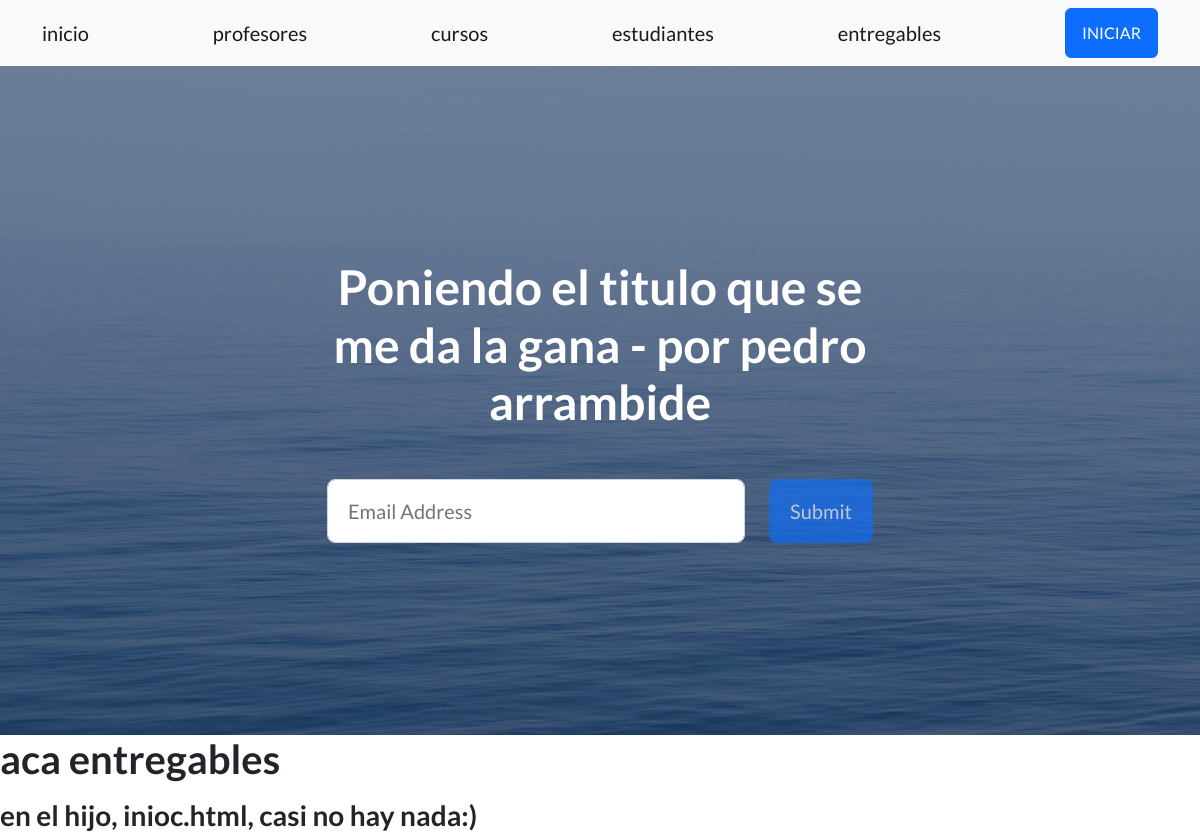
/AppCoder/entregables, run on an earlier commit of the app's database.
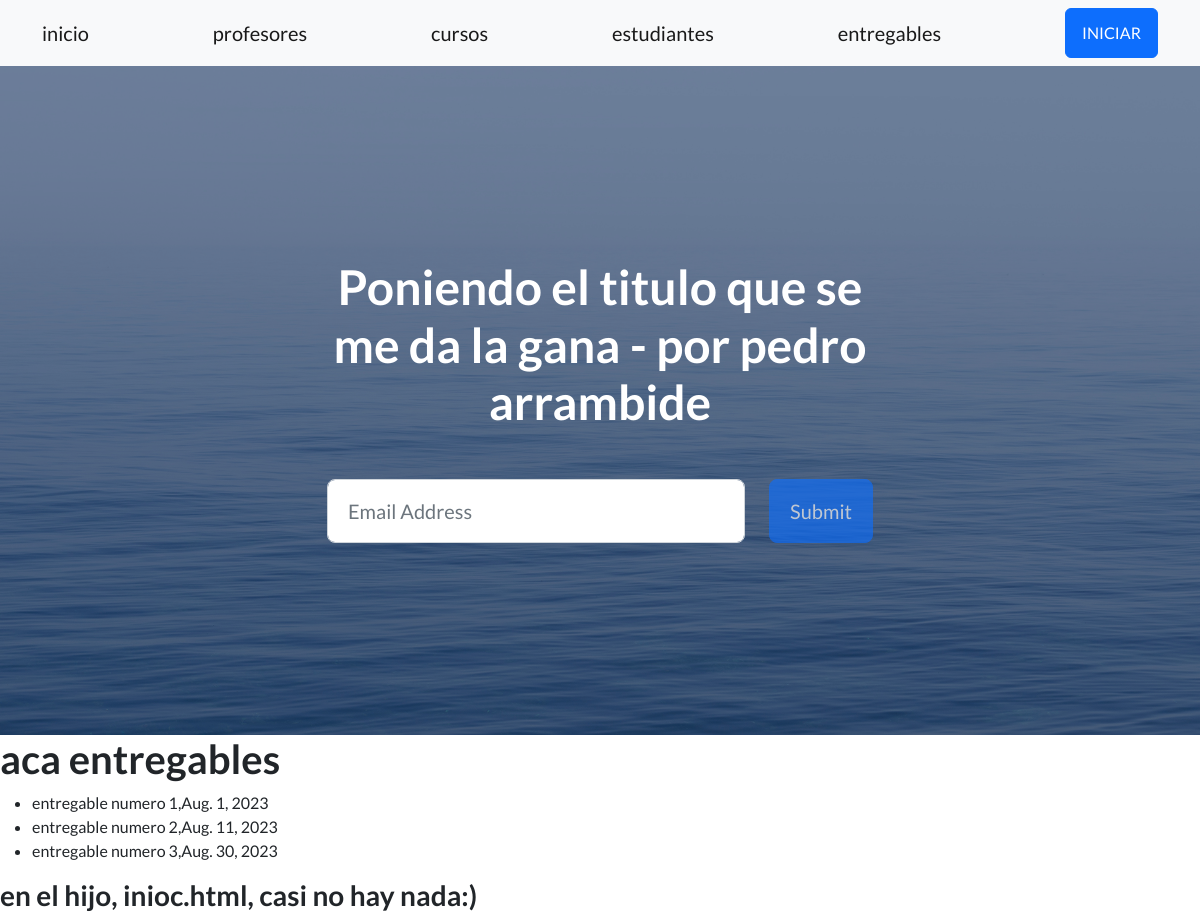
And on a later commit of the database.
### AppCoder/models.py (models this page shows)
class Entregable(models.Model):
    nombre = models.CharField(max_length=20)
    fecha_entrega= models.DateField()
    entregado = models.BooleanField()

### AppCoder/views.py (the view)
# urls.py: path('entregables', views.entregables, name="entregables"),
def entregables(request):
    entregables = Entregable.objects.all()
    return render(request, 'entregables.html',{'entregables':entregables})

### AppCoder/templates/entregables.html
{% extends 'padre.html' %}
{% load static %}
{% block contenidoQueCambia %}
<h1>aca entregables</h1>
<ul>
    {% for entregable in entregables %}
    <li>{{entregable.nombre}},{{entregable.fecha_entrega}}</li>
    {% endfor %}
</ul>
<h3>en el hijo, inioc.html, casi no hay nada:)</h3>
{% endblock contenidoQueCambia %}

What changed in the data, as far as the page shows it:
added Entregable: nombre "entregable numero 1", fecha_entrega "Aug. 1, 2023"
added Entregable: nombre "entregable numero 2", fecha_entrega "Aug. 11, 2023"
added Entregable: nombre "entregable numero 3", fecha_entrega "Aug. 30, 2023"
